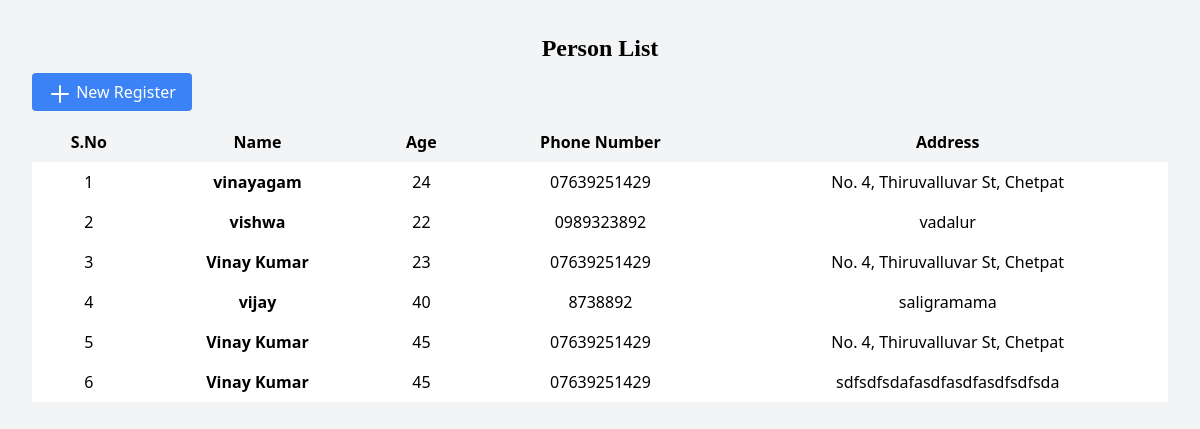
The page / on the database its author committed.
### myapp/models.py (models this page shows, shortened)
class Person(models.Model):
    name = models.CharField(max_length=100)
    age = models.IntegerField()
    phone_number = models.CharField(max_length=15)  # Adjust max_length as needed
    address = models.TextField()

### myapp/views.py (the view)
# urls.py: path('', views.person_list, name='person_list'),
def person_list(request):
    people = Person.objects.all()
    context = {
        'people': people
    }
    return render(request, 'view_data.html', context)

### myapp/templates/view_data.html (shortened to what this page needs)
<!DOCTYPE html>
<html>
  <head>
    <link
      href="https://cdn.jsdelivr.net/npm/tailwindcss@2.2.16/dist/tailwind.min.css"
      rel="stylesheet"
    />
  </head>
  <body>
    <div class="bg-gray-100 min-h-screen p-8">
      <h1 class="text-2xl font-bold font-serif mb-4  text-center">Person List</h1>
      <a
        href="{% url 'new_register' %}"
        class="bg-blue-500 text-white py-2 px-4 rounded hover:bg-blue-700"
      >
        <svg
          xmlns="http://www.w3.org/2000/svg"
          class="w-6 h-6 inline-block align-middle"
          fill="none"
          viewBox="0 0 24 24"
          stroke="currentColor"
        >
          <path
            stroke-linecap="round"
            stroke-linejoin="round"
            stroke-width="2"
            d="M12 4v16m8-8H4"
          ></path>
        </svg>
        New Register
      </a>
      <table class="mt-4 w-full table-auto text-center" border="1">
        <thead>
          <tr>
            <th class="px-4 py-2">S.No</th>
            <th class="px-4 py-2">Name</th>
            <th class="px-4 py-2">Age</th>
            <th class="px-4 py-2">Phone Number</th>
            <th class="px-4 py-2">Address</th>
          </tr>
        </thead>
        <tbody>
          {% for person in people %}
          <tr class="bg-white">
            <td class="px-4 py-2">{{ forloop.counter }}</td>
            <td class="px-4 py-2 font-semibold">{{ person.name }}</td>
            <td class="px-4 py-2">{{ person.age }}</td>
            <td class="px-4 py-2">{{ person.phone_number }}</td>
            <td class="px-4 py-2">{{ person.address }}</td>
          </tr>
          {% endfor %}
        </tbody>
      </table>
    </div>
  </body>
</html>

### myapp/templates/view_data.html (style rules this page uses)
table { width: 100%; }
td { white-space: nowrap; overflow: hidden; text-overflow: ellipsis; padding: 5px; }
th { padding: 10px; }

### rows shown on the page
Person: name "vinayagam", age "24", phone_number "07639251429", address "No. 4, Thiruvalluvar St, Chetpat"
Person: name "vishwa", age "22", phone_number "0989323892", address "vadalur"
Person: name "Vinay Kumar", age "23", phone_number "07639251429", address "No. 4, Thiruvalluvar St, Chetpat"
Person: name "vijay", age "40", phone_number "8738892", address "saligramama"
Person: name "Vinay Kumar", age "45", phone_number "07639251429", address "No. 4, Thiruvalluvar St, Chetpat"
Person: name "Vinay Kumar", age "45", phone_number "07639251429", address "sdfsdfsdafasdfasdfasdfsdfsda"
